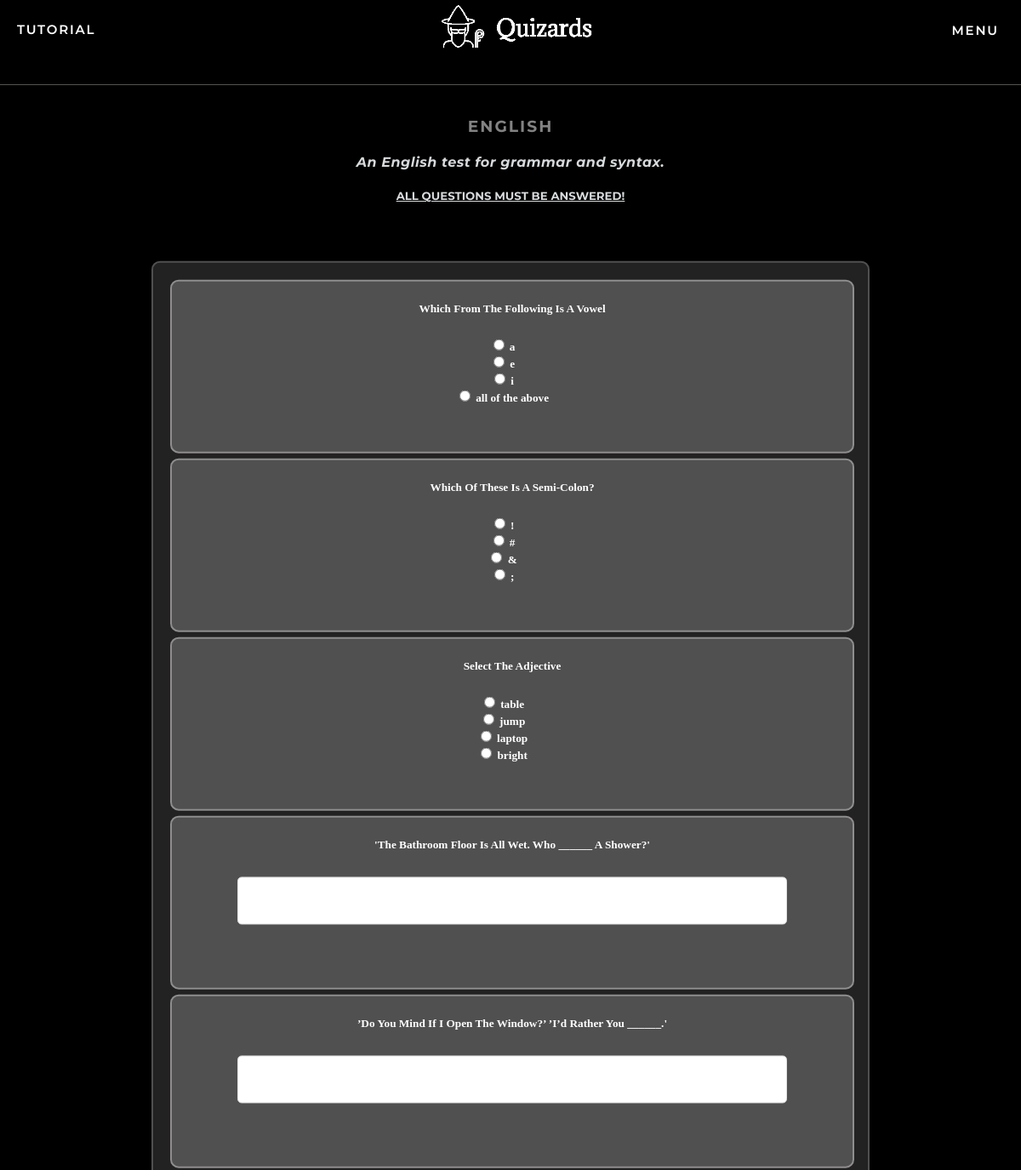
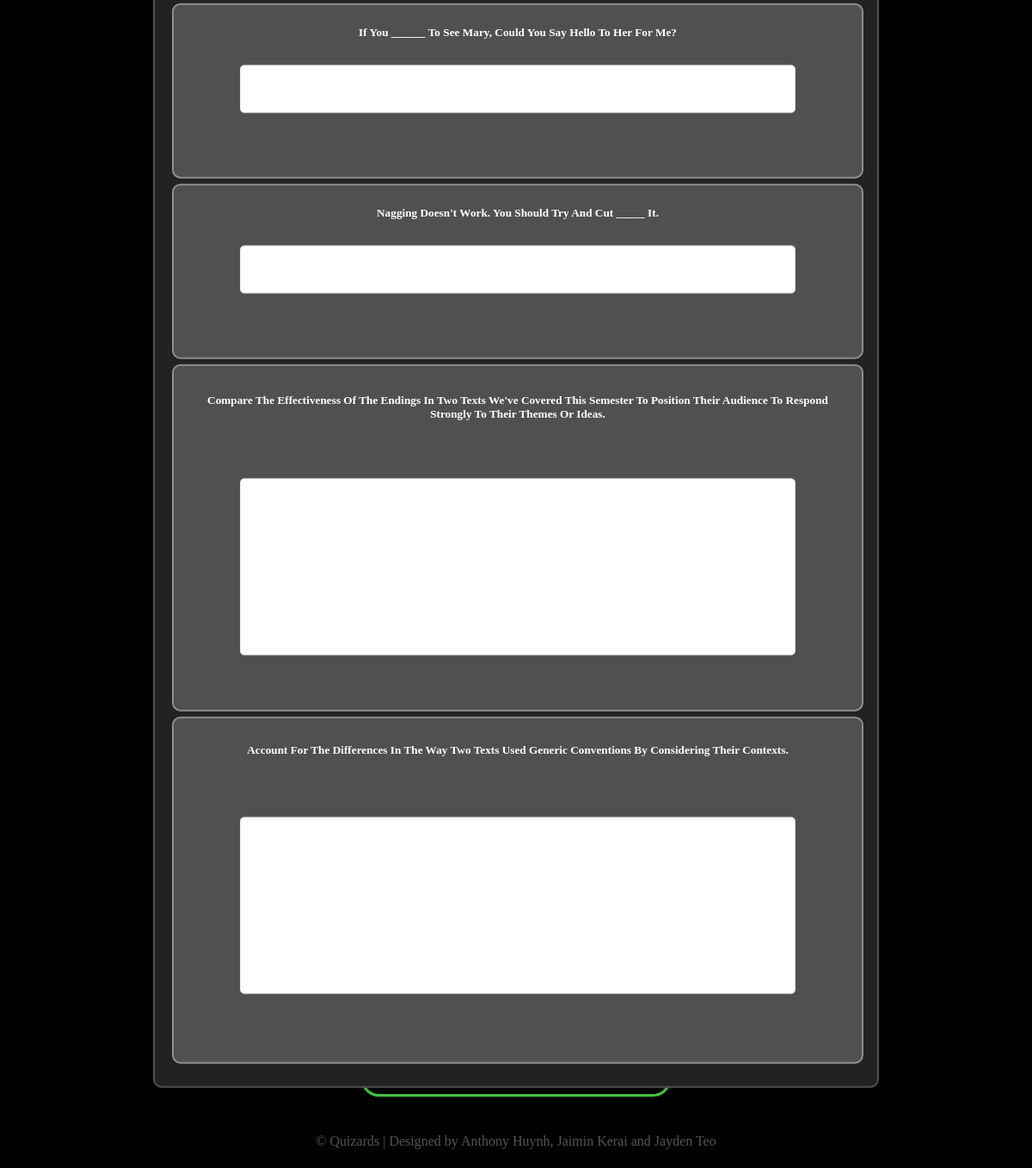
Screenshot of /quizzes/English/2 (signed in) with the database file from the repository (2 pictures, top to bottom).
### app/models.py (models this page shows, shortened)
class Quizzes(db.Model):
    id = db.Column(db.Integer, primary_key=True, autoincrement=True, unique=True)
    name = db.Column(db.String(64))
    description = db.Column(db.String(255))
    questions = db.relationship('Questions', backref='Quizzes', lazy='dynamic')
    mcquestion = db.relationship('multiChoice', backref='MCQuizzes', lazy='dynamic')
    longquestions = db.relationship('LongQuestions', backref='LongQuizzes', lazy='dynamic')
    author_id = db.Column(db.Integer, db.ForeignKey('user.id'))
    pub_date = db.Column(db.DateTime, index=True, default=datetime.utcnow)
    quizMarks = db.relationship('quizMarks', backref='quizMarks', lazy='dynamic')
    posts= db.relationship('Post', backref='post', lazy='dynamic')

class multiChoice(db.Model):
    id = db.Column(db.Integer, primary_key = True, autoincrement=True)
    quiz_id = db.Column(db.Integer, db.ForeignKey('quizzes.id'))
    question = db.Column(db.String(128), unique=False, nullable=False)
    choice1 = db.Column(db.String(128), unique=False, nullable=False)
    choice2 = db.Column(db.String(128), unique=False, nullable=False)
    choice3 = db.Column(db.String(128), unique=False, nullable=False)
    choice4 = db.Column(db.String(128), unique=False, nullable=False)
    correct = db.Column(db.String(128), unique=False, nullable=False)

class Questions(db.Model):
    id = db.Column(db.Integer, primary_key = True, autoincrement=True)
    question = db.Column(db.String(255))
    solution = db.Column(db.String(255))
    quiz_id = db.Column(db.Integer, db.ForeignKey('quizzes.id'))

class LongQuestions(db.Model):
    id = db.Column(db.Integer, primary_key = True, autoincrement=True)
    question = db.Column(db.String(500))
    quiz_id = db.Column(db.Integer, db.ForeignKey('quizzes.id'))
    lanswers = db.relationship('LongAnswers', backref='Question', lazy='dynamic')

### app/routes.py (the view, shortened to what this page needs)
@app.route('/quizzes/<quizname>/<quizid>', methods=['GET', 'POST'])
@login_required
def quizform(quizname, quizid):
    if not current_user.doneQuiz(quizid):
        return redirect(url_for('comments', quizid=quizid,  quizname=quizname))
    form = AnswerForm(request.form)
    multicq = multiChoice.query.filter_by(quiz_id=quizid).all()
    shortans = Questions.query.filter_by(quiz_id=quizid).all()
    longans = LongQuestions.query.filter_by(quiz_id=quizid).all()
    numOfQuestions = 0.0
    for i, multi in enumerate(multicq):
        numOfQuestions += 1
        form.options.append_entry()
        choices = [multi.choice1, multi.choice2, multi.choice3, multi.choice4]
        form.options.entries[i].choices = choices
    for i, short in enumerate(shortans):
        numOfQuestions += 1
        form.shortanswer.append_entry()
        form.shortanswer.entries[i].shortanswer = short.question
    for i, longq in enumerate(longans):
        numOfQuestions += 1
        form.longanswer.append_entry()
        form.longanswer.entries[i].longanswer = longq.question
    quiz = Quizzes.query.filter_by(id=quizid).first_or_404()
    page = request.args.get('page', 1, type=int)
    marks = quiz.quizMarks.paginate(page)
    worded = quiz.questions.paginate(page)
    MCQ = quiz.mcquestion.paginate(page)
    longworded = quiz.longquestions.paginate(page)
    return render_template('quiz_questions.html', quiz=quiz, worded=worded.items, MCQ=MCQ.items, longworded=longworded.items,form=form)

### app/forms.py
class AnswerForm(FlaskForm):
    class Meta:
        def render_field(self, field, render_kw):
            render_kw.setdefault('required', True)
            return super().render_field(field, render_kw)
    options = FieldList(RadioField("Answer", choices=[]))
    shortanswer = FieldList(TextAreaField(validators=[Length(min=1, max=300)]))
    longanswer = FieldList(TextAreaField(validators=[Length(min=1, max=300)]))
    submit = SubmitField('Submit')

### app/models.py (called while the page is built)
@login.user_loader
def load_user(id):
    return User.query.get(int(id))

    def doneQuiz(self, quizid):
        quiz_done = quizMarks.query.filter_by(quiz_id=quizid,user_id=self.id).count()
        return quiz_done == 0

### app/routes.py (called while the page is built)
@app.before_request
def before_request():
    if current_user.is_authenticated:
        g.user = load_user(current_user.id)
        current_user.last_seen = datetime.utcnow()
        db.session.commit()

### app/templates/quiz_questions.html (shortened to what this page needs)
{% extends "base.html" %}
{% block content %}
    <h3 class="quiz_title">{{ quiz.name }}</h3>
    <h4 class="quiz_desc">{{ quiz.description }}</h4>
    <h5 class="quiz_warning">All questions must be answered!<h5>
    <form method="POST" action="">
    <div class="quizwrapper">
    {% for mcqs in MCQ %}
    <div class="qwrapper">
        <p class="questions">{{ mcqs.question }}</p>
        <div>{{ form.options[loop.index0] }}</div>
    </div>
    {% endfor %}
    {% for qs in worded %}
    <div class="qwrapper">
        <p class="questions">{{ qs.question }}</p>
           {{ form.shortanswer[loop.index0](class="inputbox")}}
    </div>
    {% endfor %}
    {% for lqs in longworded %}
    <div class="qwrapper lqwrapper">
        <p class="questions lquestion">{{ lqs.question }}</p>
           {{ form.longanswer[loop.index0](class="inputbox long") }}
    </div>
    {% endfor %}
    </div>
    </form>
{% endblock %}

### app/static/css/styles.css (style rules this page uses)
body { margin: 0; padding: 0; height: 100vh; font-family: Verdana; background-color: black; color: rgb(215, 218, 220); }
.messages ul { margin-left: 30%; margin-right: 30%; }
.messages ul li { list-style: none; color: white; text-align: center; }
.quiz_title { font-family: 'Montserrat'; text-transform: uppercase; letter-spacing: 2px; color:rgb(131, 131, 131); }
.quiz_desc { font-family: 'Montserrat'; font-style: italic; letter-spacing: 0.5px; }
.quiz_warning { font-family: 'Montserrat'; text-transform: uppercase; text-decoration: underline; }
.quizwrapper { position: relative; left: 50%; transform: translate(-50%, 2%); max-width: 800px; width: 100%; background: #222222; padding: 20px; border-radius: 10px; align-content: center; border-width: 2px; border-style: solid; border-color: rgb(80, 80, 80); margin-bottom: 6px; }
.qwrapper { transform: translate(0,0); position: center; background-color: rgb(80, 80, 80); height: 200px; max-width: 800px; width: 100%; border-radius: 10px; border-width: 2px; border-style: solid; border-color: #8f8d8d; margin-bottom: 6px; }
.lqwrapper { height: 300px; }
.qwrapper .questions { padding-top: 10px; color: white; text-transform: capitalize; margin-left: 15px; margin-right: 15px; }
.qwrapper div { transform: translate(-4%,15%); }
.qwrapper .inputbox { transform: translate(0,30%); width: 80%; height: 50px; border: 1px solid #e0e0e0; border-radius: 5px; justify-content: center; resize: none; font-size: 15px; }
.lqwrapper { height: 400px; }
.qwrapper .long { height: 200px; }
.qwrapper .lquestion { transform: translate(0,20%); }
html, body { height:100%; position:relative; overflow:auto; }

### rows the page displays
Quizzes: name "ENGLISH", description "An English test for grammar and syntax."
multiChoice: question "Which From The Following Is A Vowel"
multiChoice: question "Which Of These Is A Semi-Colon?"
multiChoice: question "Select The Adjective"
Questions: question "'The Bathroom Floor Is All Wet. Who ______ A Shower?'"
Questions: question "’Do You Mind If I Open The Window?’ ’I’d Rather You ______.'"
Questions: question "If You ______ To See Mary, Could You Say Hello To Her For Me?"
Questions: question "Nagging Doesn't Work. You Should Try And Cut _____ It."
LongQuestions: question "Compare The Effectiveness Of The Endings In Two Texts We've Covered This Semester To Position Their Audience To Respond Strongly To Their Themes Or Ideas."
LongQuestions: question "Account For The Differences In The Way Two Texts Used Generic Conventions By Considering Their Contexts."
